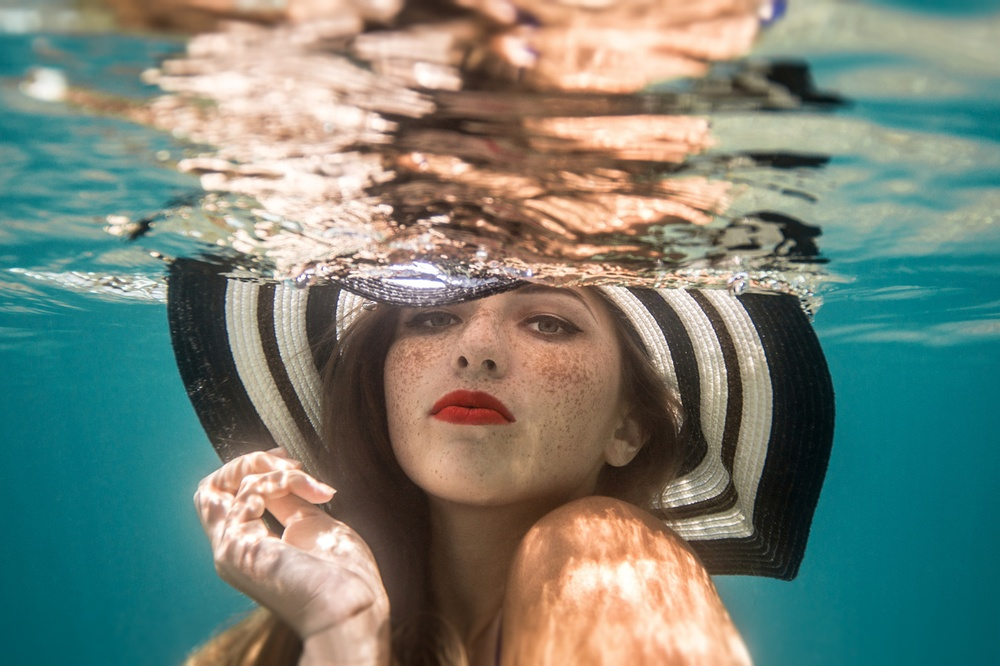
#> input picture Images/Image.jpg, 1000 x 666 px, shrunk from 1600 x 1066 before the run; its folder holds only this picture in this run
$ python proj2code.py
#> lines starting #> are read from the running program, lines starting #| are printed output that depends on the picture
from PIL import Image
import os.path
from numpy import *
from pylab import imread, imsave

# [7 lines of commented-out code are left out]


path = "Images"
num_files = len([i for i in os.listdir(path) if os.path.isfile(os.path.join(path, i))]) - 1 #creating a path to get to the image

#ImageList = [None] * num_files

# for i in range(0, num_files):
#     ImageList[i] = Image.open("Images/" + str(i+1) + ".png")

img = Image.open("Images/Image.jpg") #save the image
#> img is the input picture: PIL image 1000x666 RGB; mean R, G, B 116.8, 130.1, 118.8
width, height = img.size #get image size info
#> width = 1000; height = 666


img.save("Images/encryptedImage.jpg") #save the encrytped image
finalTemp = Image.open("Images/encryptedImage.jpg")
encryptedImage = finalTemp


Red = 0
Green = 0 #initilize RGB values if we use them
Blue = 0

# redPixelList = [None] * num_files
# greenPixelList = [None] * num_files
# bluePixelList = [None] * num_files

myPixels = [None] * num_files #make a list of the pixels

# [14 lines of commented-out code are left out]


imagePix = finalTemp.load() #Makes the new image able to be processes

print("Processing...") #tell the user it is working on the image

tempPix = imagePix

for y in range(0, height): #Goes through vertical pixels
    for x in range(0, width): #Goes through horizontal pixels
        if x % 2 == 0 and y % 2 == 0:
            tempPix[x, (y + 10) % height] = imagePix[x, y]
        elif x % 2 != 0 and y % 2 == 0:
            tempPix[x, (y - 20) % height] = imagePix[x, y]
        elif x % 2 == 0 and y % 2 != 0:
            tempPix[(x - 30) % width, y] = imagePix[x, y]
        else:
            tempPix[(x + 40) % width, y] = imagePix[x, y]

for y in range(0, height): #Goes through vertical pixels
    for x in range(0, width): #Goes through horizontal pixels
        if x % 2 == 0 and y % 2 == 0:
            tempPix[x, (y - 10) % height] = imagePix[x, y]
        elif x % 2 != 0 and y % 2 == 0:
            tempPix[x, (y + 20) % height] = imagePix[x, y]
        elif x % 2 == 0 and y % 2 != 0:
            tempPix[(x + 30) % width, y] = imagePix[x, y]
        else:
            tempPix[(x - 40) % width, y] = imagePix[x, y]

for y in range(0, height): #Goes through vertical pixels
    for x in range(0, width): #Goes through horizontal pixels
        if x % 2 == 0 and y % 2 == 0:
            tempPix[x, (y + 20) % height] = imagePix[x, y]
        elif x % 2 != 0 and y % 2 == 0:
            tempPix[x, (y + 40) % height] = imagePix[x, y]
        elif x % 2 == 0 and y % 2 != 0:
            tempPix[(x + 90) % width, y] = imagePix[x, y]
        else:
            tempPix[(x - 120) % width, y] = imagePix[x, y]

for y in range(0, height): #Goes through vertical pixels
    for x in range(0, width): #Goes through horizontal pixels
        if x % 2 == 0 and y % 2 == 0:
            tempPix[x, (y - 20) % height] = imagePix[x, y]
        elif x % 2 != 0 and y % 2 == 0:
            tempPix[x, (y - 40) % height] = imagePix[x, y]
        elif x % 2 == 0 and y % 2 != 0:
            tempPix[(x - 90) % width, y] = imagePix[x, y]
        else:
            tempPix[(x + 120) % width, y] = imagePix[x, y]


# [20 lines of commented-out code are left out]


imagePix = tempPix #finalize the changes


print("Complete!") #tells the user it is done

finalTemp.save('Images/encryptedImage.png')#saves the changes
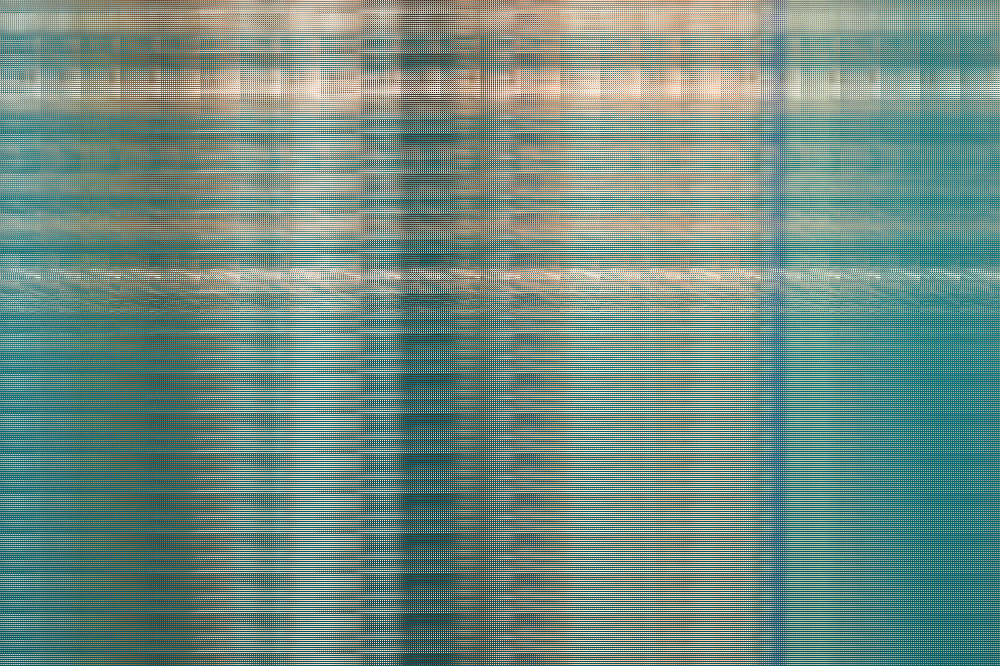
#> saved as encryptedImage.png: PIL image 1000x666 RGB; mean R, G, B 109.7, 139.6, 130.5
